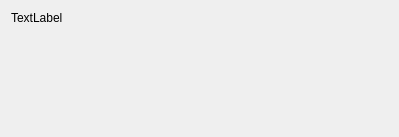
<?xml version="1.0" encoding="UTF-8"?>
<ui version="4.0">
 <class>track</class>
 <widget class="QWidget" name="track">
  <property name="geometry">
   <rect>
    <x>0</x>
    <y>0</y>
    <width>399</width>
    <height>137</height>
   </rect>
  </property>
  <property name="windowTitle">
   <string>Form</string>
  </property>
  <layout class="QHBoxLayout" name="horizontalLayout_2">
   <item>
    <layout class="QVBoxLayout" name="verticalLayout_4">
     <item>
      <widget class="QLabel" name="trackName">
       <property name="text">
        <string>TextLabel</string>
       </property>
      </widget>
     </item>
     <item>
      <spacer name="verticalSpacer">
       <property name="orientation">
        <enum>Qt::Vertical</enum>
       </property>
       <property name="sizeHint" stdset="0">
        <size>
         <width>20</width>
         <height>40</height>
        </size>
       </property>
      </spacer>
     </item>
    </layout>
   </item>
   <item>
    <layout class="QVBoxLayout" name="verticalLayout_2">
     <item>
      <widget class="Player" name="widget" native="true"/>
     </item>
    </layout>
   </item>
  </layout>
 </widget>
 <customwidgets>
  <customwidget>
   <class>Player</class>
   <extends>QWidget</extends>
   <header>player.h</header>
   <container>1</container>
  </customwidget>
 </customwidgets>
 <resources/>
 <connections/>
</ui>
